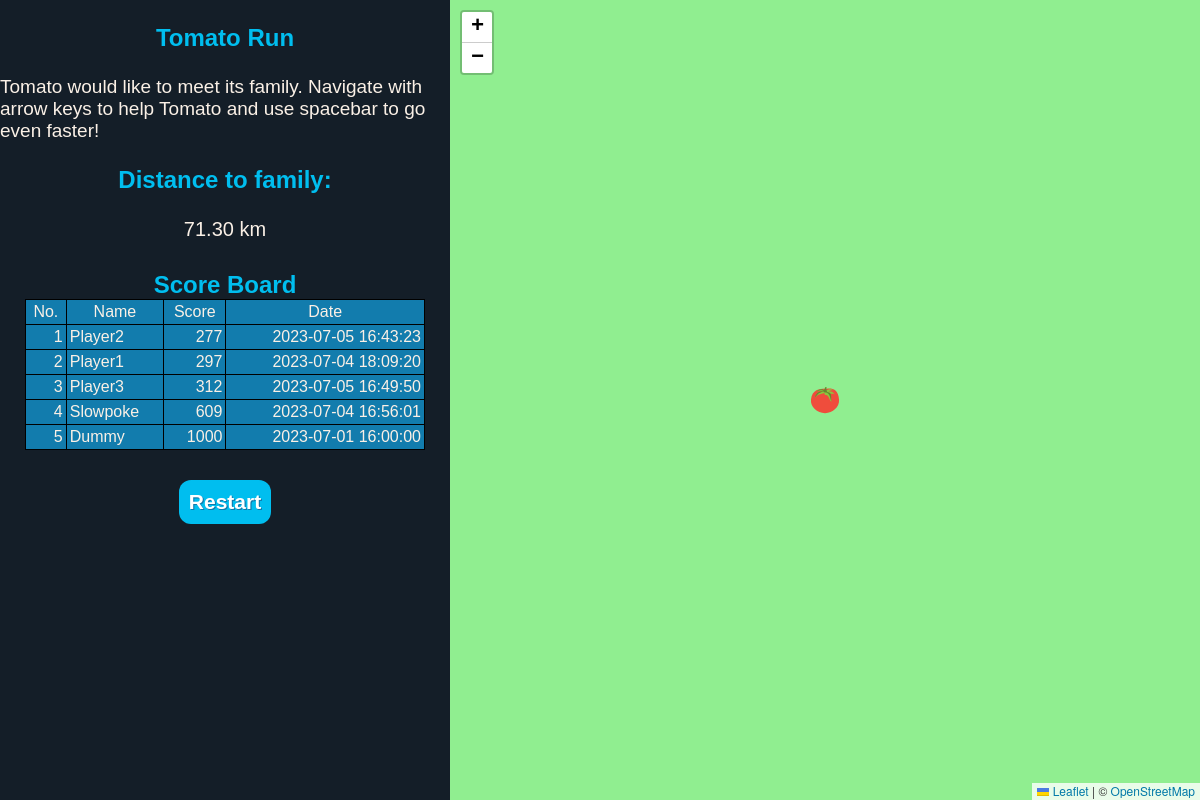
The page / on the database its author committed.
### tables this page shows
CREATE TABLE `game_scores` (
  `score_id` int NOT NULL AUTO_INCREMENT,
  `session_id` varchar(45) DEFAULT NULL,
  `player_name` varchar(45) DEFAULT NULL,
  `score` int DEFAULT NULL,
  `score_date` datetime DEFAULT NULL,
  PRIMARY KEY (`score_id`)
);

### index.php (the view, shortened to what this page needs)
<?php
    $con = new mysqli("127.0.0.1", "game_admin", "game202306", "trophy_task2");
?>
<!DOCTYPE html>
<html lang="en">
<head>
    <link rel="stylesheet" href="https://unpkg.com/leaflet@1.9.2/dist/leaflet.css"
/>
    <link rel='stylesheet' href='index.css'/>
</head>
<body>
    <div class='container'>
    <div class='score' >
        <div id='description'>
            <p>Tomato Run</p>
            <span>Tomato would like to meet its family. Navigate with arrow keys to help Tomato and use spacebar to go even faster!</span>
            <p>Distance to family:</p>
            <div id='tofinish'></div>
        </div>
        <table id='scoretable'>
            <caption>Score Board</caption>
            <thead>
                <tr>
                    <td>No.</td>
                    <td>Name</td>
                    <td>Score</td>
                    <td>Date</td>
                </tr>
            </thead>
            <tbody>
                <?php
                   $query = "SELECT * FROM game_scores ORDER BY score ASC LIMIT 10";
                    $result = $con -> query($query);
                    $num =1;
                    if ($result -> num_rows > 0) {
                        while ($row = $result->fetch_assoc()) {
                            echo "<tr><td class='rownum'>".$num."</td><td>".$row['player_name']."</td><td class='scorenum'>".$row['score']."</td><td class='scoredate'>".$row['score_date']."</td></tr>";
                            $num++;
                        };
                    }
                ?>
            </tbody>
        </table>
        <div class='button'>
            <input type='button' value='Restart' id='restart_button' />
        </div>
    </div>
    <div style='position:relative;width:100%;height:100%;'>
        <div id='map' style='width:100%;height:100vh;will-change: transform;'>
    </div>
    </div>
</div>
</body>
</html>

### index.css (style rules this page uses)
body { margin: 0; padding: 0; font-family: Arial, Helvetica, sans-serif; color: linen; }
#map { width:100%; height:100vh; background-color:lightgreen; }
.container { display: flex; }
.score { background-color: rgb(20,30,40); width: 500px; }
#description { margin-top: 30px; width: 450px; margin: 0 auto; font-size: 19px; }
#description p { text-align: center; font-size: 24px; font-weight: bold; color: #00beef; }
#scoretable { background-color: rgb(18, 124, 173); width: 400px; margin: 0 auto; margin-top: 30px; }
table { border-collapse: collapse; }
caption { font-size: 24px; font-weight: bold; color: #00beef; }
thead { text-align: center; }
table td { border: 1px solid black; padding: 3px; }
.scorenum, .rownum, .scoredate { text-align: right; }
#tofinish { text-align: center; font-size: 20px; }
.button { display: flex; justify-content: center; margin-top: 30px; }
#restart_button { color: white; background-color: #00beef; font-size: 21px; font-weight: 900; padding: 10px; border-radius: 12px; border: none; text-shadow: 1px 1px 0 rgb(18, 124, 173), 1px 1px 0 rgb(18, 124, 173); }

### rows shown on the page
game_scores: player_name "Player2", score "277", score_date "2023-07-05 16:43:23"
game_scores: player_name "Player1", score "297", score_date "2023-07-04 18:09:20"
game_scores: player_name "Player3", score "312", score_date "2023-07-05 16:49:50"
game_scores: player_name "Slowpoke", score "609", score_date "2023-07-04 16:56:01"
game_scores: player_name "Dummy", score "1000", score_date "2023-07-01 16:00:00"
